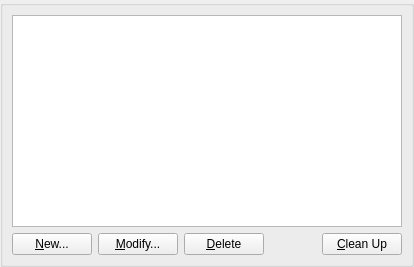
<ui version="4.0" >
 <class>OptionListForm</class>
 <widget class="QWidget" name="OptionListForm" >
  <property name="geometry" >
   <rect>
    <x>0</x>
    <y>0</y>
    <width>414</width>
    <height>267</height>
   </rect>
  </property>
  <property name="minimumSize" >
   <size>
    <width>414</width>
    <height>171</height>
   </size>
  </property>
  <property name="windowTitle" >
   <string>-</string>
  </property>
  <layout class="QGridLayout" >
   <property name="margin" >
    <number>0</number>
   </property>
   <property name="spacing" >
    <number>6</number>
   </property>
   <item row="0" column="0" >
    <widget class="QGroupBox" name="titleGroupBox" >
     <layout class="QGridLayout" >
      <property name="margin" >
       <number>9</number>
      </property>
      <property name="spacing" >
       <number>6</number>
      </property>
      <item row="0" column="0" >
       <widget class="QListWidget" name="optionsList" >
        <property name="selectionBehavior" >
         <enum>QAbstractItemView::SelectRows</enum>
        </property>
       </widget>
      </item>
      <item row="1" column="0" >
       <layout class="QHBoxLayout" >
        <property name="margin" >
         <number>0</number>
        </property>
        <property name="spacing" >
         <number>6</number>
        </property>
        <item>
         <widget class="QPushButton" name="newButton" >
          <property name="sizePolicy" >
           <sizepolicy>
            <hsizetype>1</hsizetype>
            <vsizetype>1</vsizetype>
            <horstretch>0</horstretch>
            <verstretch>0</verstretch>
           </sizepolicy>
          </property>
          <property name="text" >
           <string>&amp;New...</string>
          </property>
         </widget>
        </item>
        <item>
         <widget class="QPushButton" name="modifyButton" >
          <property name="sizePolicy" >
           <sizepolicy>
            <hsizetype>1</hsizetype>
            <vsizetype>1</vsizetype>
            <horstretch>0</horstretch>
            <verstretch>0</verstretch>
           </sizepolicy>
          </property>
          <property name="text" >
           <string>&amp;Modify...</string>
          </property>
         </widget>
        </item>
        <item>
         <widget class="QPushButton" name="deleteButton" >
          <property name="sizePolicy" >
           <sizepolicy>
            <hsizetype>1</hsizetype>
            <vsizetype>1</vsizetype>
            <horstretch>0</horstretch>
            <verstretch>0</verstretch>
           </sizepolicy>
          </property>
          <property name="text" >
           <string>&amp;Delete</string>
          </property>
         </widget>
        </item>
        <item>
         <spacer>
          <property name="orientation" >
           <enum>Qt::Horizontal</enum>
          </property>
          <property name="sizeType" >
           <enum>QSizePolicy::Expanding</enum>
          </property>
          <property name="sizeHint" >
           <size>
            <width>20</width>
            <height>20</height>
           </size>
          </property>
         </spacer>
        </item>
        <item>
         <widget class="QPushButton" name="cleanUpButton" >
          <property name="sizePolicy" >
           <sizepolicy>
            <hsizetype>1</hsizetype>
            <vsizetype>1</vsizetype>
            <horstretch>0</horstretch>
            <verstretch>0</verstretch>
           </sizepolicy>
          </property>
          <property name="text" >
           <string>&amp;Clean Up</string>
          </property>
         </widget>
        </item>
       </layout>
      </item>
     </layout>
    </widget>
   </item>
  </layout>
 </widget>
  <tabstops>
  <tabstop>optionsList</tabstop>
  <tabstop>newButton</tabstop>
  <tabstop>modifyButton</tabstop>
  <tabstop>deleteButton</tabstop>
  <tabstop>cleanUpButton</tabstop>
 </tabstops>
 <resources/>
 <connections/>
</ui>
